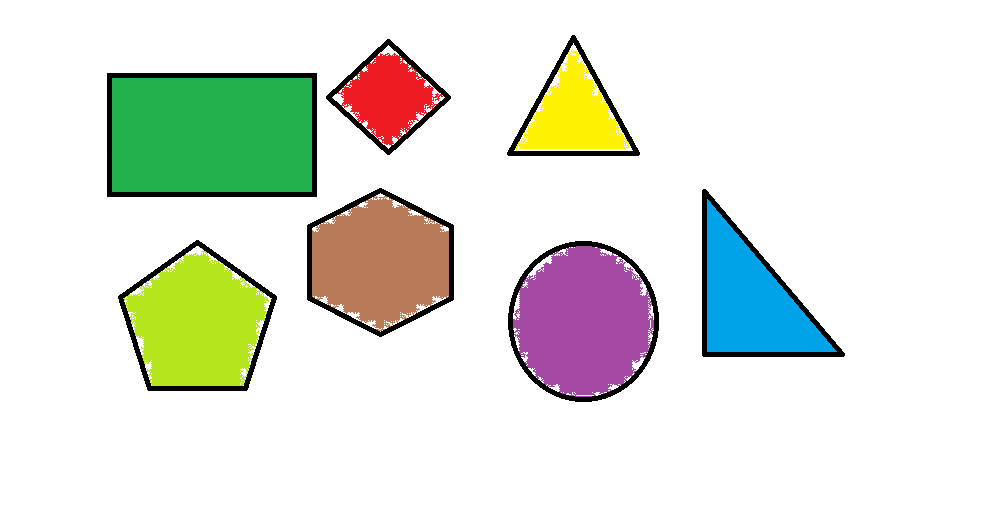
#> input picture Project_1_Updated/project_py/shape.png, 1005 x 517 px
$ python size_shape.py shape.png
#> lines starting #> are read from the running program, lines starting #| are printed output that depends on the picture; after the words box and inside, x2 and y2 are one past the last pixel; in counts of white or black regions, pixels touching at a corner belong together
import sys
import cv2 as cv
import numpy as np
import matplotlib.pyplot as plt

# Load the image and convert it to grayscale:
filePath = sys.argv[1]
# Load image:
img = cv.imread(filePath)
#> img is the input picture: shape (517, 1005, 3); mean B, G, R 220.8, 229.8, 225.6
imgGray = cv.cvtColor(img, cv.COLOR_BGR2GRAY)
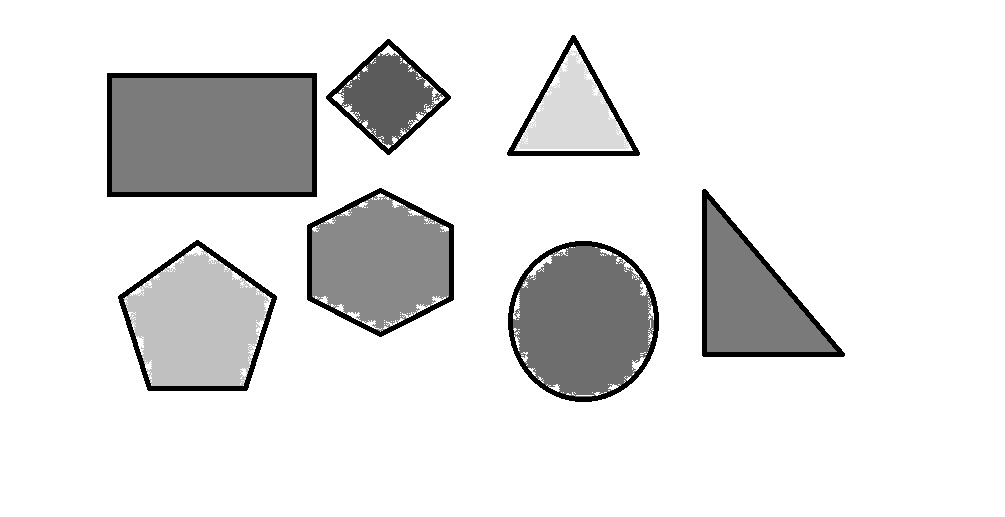
#> imgGray: shape (517, 1005); min 0, max 255, mean 227.5
print(imgGray[400,600])
#| 255
# Apply thresholding to get a binary image:
ret, threshImg = cv.threshold(imgGray, 50, 255, cv.THRESH_BINARY_INV)
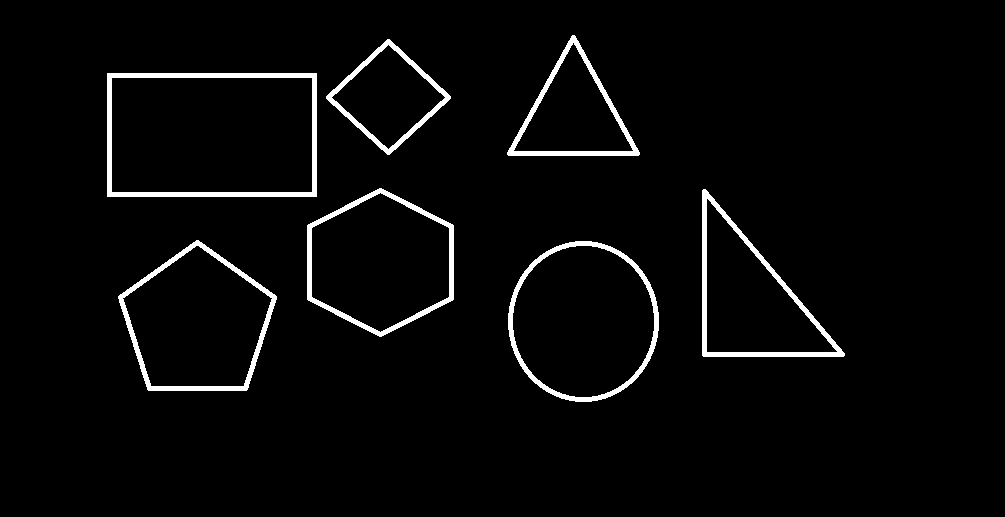
#> threshImg: shape (517, 1005); 3.2% white; 7 white regions

# Find contours using the thresholded image:
contours, hierarchy = cv.findContours(threshImg, cv.RETR_EXTERNAL, cv.CHAIN_APPROX_NONE)
#> contours = 7 contours; box (x1, y1, x2, y2) and area: (107, 73, 317, 197) 25707, (508, 241, 659, 402) 18859, (118, 240, 277, 391) 16606, (307, 188, 454, 337) 16293, (702, 189, 845, 357) 12313, (507, 35, 640, 156) 8238, (326, 39, 451, 155) 7377

# number of detected contours:
print(f"detected contours: {len(contours)}")
#| detected contours: 7

# create list of tuple (size, shape) for each contour
# list of contour size
contours_sizes = [cv.contourArea(contour) for contour in contours]
#> contours_sizes = [18859, 16606, 12313, 16293, 25707, 7377, 8238]
# list of (size, contour)
size_shape_list = zip(contours_sizes, contours)
sorted_size_shape_list = sorted(size_shape_list)
#> sorted_size_shape_list = 7 items
# (contour_sizes, contours) = zip(*sorted_size_shape_list)

plt.figure(figsize=(10,10))

# BGR to RGB
imgRGB = img[:,:,::-1]
plt.subplot(211)
plt.imshow(imgRGB)
plt.title('Original')
imgApproxPolyDP = img.copy()
for i, (size, contour) in enumerate(sorted_size_shape_list):
    # Compute the moment of contour:


    perimeter = cv.arcLength(contour, True)
    epsilon = 0.03 * perimeter
    approxPolyDP = cv.approxPolyDP(contour, epsilon, True)


    color = (0, 255, 255)
    thickness = 5
    # draw line
    for approx in approxPolyDP:
        cv.drawContours(imgApproxPolyDP, [approx], 0, color, thickness)
    color = (255, 255, 0)
    thickness = 5
    # draw points
    for approx in [approxPolyDP]:
        # draw points
        squeeze = np.squeeze(approx)
        #print('contour:',approx.shape, squeeze.shape)

        for p in squeeze:
            pp = tuple(p.reshape(1, -1)[0])
            cv.circle(imgApproxPolyDP, pp, 10, color, -1)


    # determine shape
    verticeNumber = len(approxPolyDP)
    if verticeNumber == 3:
        vertice_shape = (verticeNumber, 'Triangle')
    elif verticeNumber == 4:
        # get aspect ratio
        x, y, width, height = cv.boundingRect(approxPolyDP)
        aspectRatio = float(width) / height
        #print(aspectRatio)
        if 0.90 < aspectRatio < 1.1:
            vertice_shape = (verticeNumber, 'Square')
        else:
            vertice_shape = (verticeNumber, 'Rectangle')
    elif verticeNumber == 5:
        vertice_shape = (verticeNumber, 'Pentagon')
    elif verticeNumber == 6:
        vertice_shape = (verticeNumber, 'Hexagon')
    else:
        vertice_shape = (verticeNumber, 'Circle')
# [12 lines of commented-out code are left out]
    M = cv.moments(contour)

    # The center or centroid can be calculated as follows:
    cX = int(M['m10'] / M['m00'])
    cY = int(M['m01'] / M['m00'])

    # Get the position to draw:
    text1 = vertice_shape[1]
    text2 = str(i + 1)
    text = text2 + text1
    fontFace = cv.FONT_HERSHEY_SIMPLEX
    fontScale = 1
    thickness = 3
    text_size = cv.getTextSize(text, fontFace, fontScale, thickness)[0]

    text_x = cX - text_size[0] / 2
    text_x = round(text_x)
    text_y = cY + text_size[1] / 2
    text_y = round(text_y)

    # Write the ordering of the shape on the center of shapes
    color = (0, 0, 0)
    cv.putText(imgApproxPolyDP, text, (text_x, text_y), fontFace, fontScale, color, thickness)
#> this loop made 7 passes
#> (size, perimeter, epsilon, approxPolyDP, verticeNumber, x, y, width) on passes 1, 7: (7377, 345.6, 10.37, [[387, 39], [326, 98], [389, 154], [450, 96]], 4, 326, 39, 125), (25707, 664, 19.92, [[107, 73], [107, 196], [316, 196], [316, 73]], 4, 107, 73, 210)
#> (size, perimeter, epsilon, approxPolyDP, verticeNumber, vertice_shape, cX, cY) on passes 2 to 3: (8238, 426.7, 12.8, [[572, 35], [507, 154], [638, 155]], 3, (3, 'Triangle'), 573, 114), (12313, 534.8, 16.04, [[703, 189], [702, 355], [843, 356]], 3, (3, 'Triangle'), 750, 299)
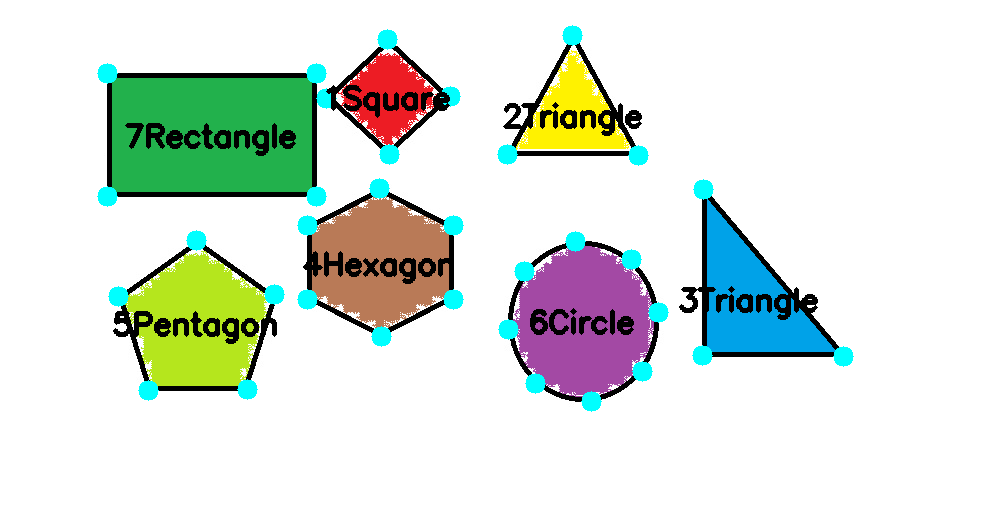
#> imgApproxPolyDP: shape (517, 1005, 3); 4.23% of pixels changed, all inside (x1, y1, x2, y2) = (97, 25, 854, 412)


# BGR to RGB
imgRGB = imgApproxPolyDP[:,:,::-1]
plt.subplot(212)
plt.imshow(imgRGB)
plt.title('Sort by size then shape')

plt.tight_layout
plt.show()
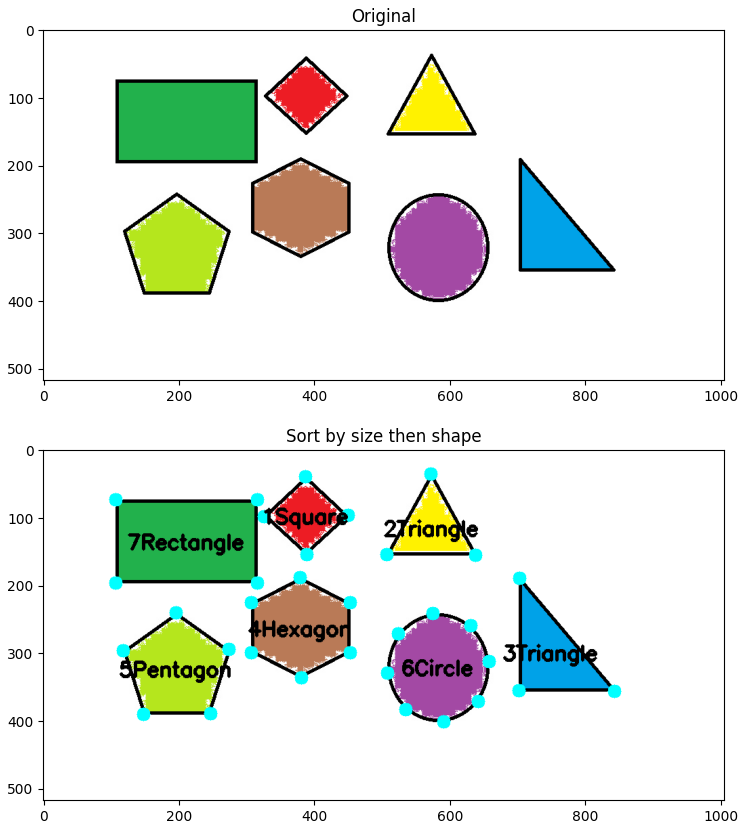
#> figure drawn by matplotlib, 2 panels
